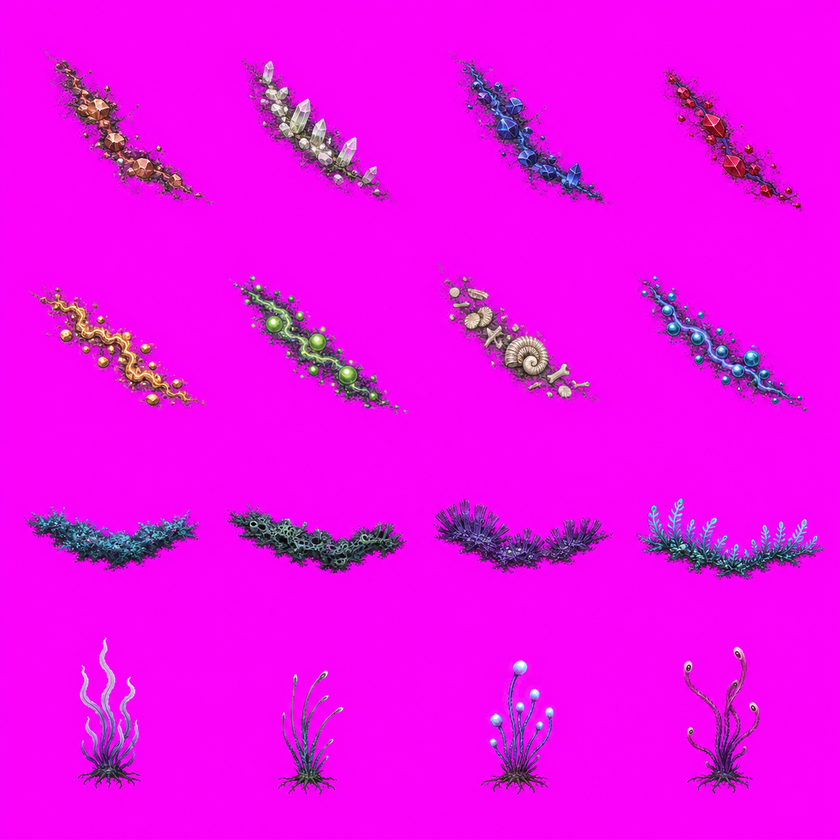
#> input picture tools/source-inbox/terrain-material-stamp-source.png, 840 x 840 px, shrunk from 1254 x 1254 before the run
$ python build_terrain_material_stamp_assets.py
#> lines starting #> are read from the running program, lines starting #| are printed output that depends on the picture; after the words box and inside, x2 and y2 are one past the last pixel; in counts of white or black regions, pixels touching at a corner belong together
#!/usr/bin/env python3
from __future__ import annotations

import json
from pathlib import Path

from PIL import Image, ImageFilter

ROOT = Path(__file__).resolve().parents[1]
SOURCE = ROOT / "tools" / "source-inbox" / "terrain-material-stamp-source.png"
GENERATED = ROOT / "public" / "assets" / "generated"
MANIFEST = ROOT / "public" / "assets" / "source" / "terrain-material-stamp-source-manifest.json"
KEY = (255, 0, 255)

ASSETS = [
    ("terrain-stamp-ore-copper", "ore", "copper mineral vein stamp"),
    ("terrain-stamp-ore-quartz", "ore", "quartz mineral vein stamp"),
    ("terrain-stamp-ore-cobalt", "ore", "cobalt mineral vein stamp"),
    ("terrain-stamp-ore-ruby", "ore", "ruby mineral vein stamp"),
    ("terrain-stamp-seam-gold", "ore", "gold mineral seam stamp"),
    ("terrain-stamp-seam-green", "ore", "green alien mineral seam stamp"),
    ("terrain-stamp-fossil-shell", "ore", "pale fossil shell inclusion stamp"),
    ("terrain-stamp-nodule-blue", "ore", "blue mineral nodule seam stamp"),
    ("terrain-stamp-fringe-teal", "fringe", "teal moss edge mat stamp"),
    ("terrain-stamp-fringe-brine", "fringe", "dark brine lichen edge mat stamp"),
    ("terrain-stamp-fringe-purple", "fringe", "purple fan fringe edge mat stamp"),
    ("terrain-stamp-fringe-cyan", "fringe", "cyan luminous fern edge mat stamp"),
    ("terrain-stamp-plant-glass", "plant", "glass kelp sprout stamp"),
    ("terrain-stamp-plant-brine", "plant", "brine grass sprout stamp"),
    ("terrain-stamp-plant-lumen", "plant", "lumen stalk sprout stamp"),
    ("terrain-stamp-plant-purple", "plant", "purple tendril sprout stamp"),
]


def chroma_to_alpha(img: Image.Image) -> Image.Image:
    img = img.convert("RGBA")
    pixels = img.load()
    for y in range(img.height):
        for x in range(img.width):
            r, g, b, a = pixels[x, y]
            dist = abs(r - KEY[0]) + abs(g - KEY[1]) + abs(b - KEY[2])
            if dist < 128:
                pixels[x, y] = (0, 0, 0, 0)
    return img


def trim_alpha(img: Image.Image) -> Image.Image:
    alpha = img.getchannel("A")
    bbox = alpha.getbbox()
    if not bbox:
        return Image.new("RGBA", (4, 4), (0, 0, 0, 0))
    left, top, right, bottom = bbox
    pad = 8
    return img.crop((
        max(0, left - pad),
        max(0, top - pad),
        min(img.width, right + pad),
        min(img.height, bottom + pad),
    ))


def main() -> None:
    if not SOURCE.exists():
        raise SystemExit(f"Missing source sheet: {SOURCE.relative_to(ROOT)}")
    GENERATED.mkdir(parents=True, exist_ok=True)
    MANIFEST.parent.mkdir(parents=True, exist_ok=True)
    sheet = Image.open(SOURCE).convert("RGBA")
    cols = 4
    rows = 4
    manifest = {
        "schema": "water9/terrain-material-stamp-source-sheet@1",
        "source": str(SOURCE.relative_to(ROOT)),
        "backgroundKey": "#ff00ff",
        "columns": cols,
        "rows": rows,
        "assets": [],
    }
    for index, (name, kind, description) in enumerate(ASSETS):
        col = index % cols
        row = index // cols
        left = round(col * sheet.width / cols)
        top = round(row * sheet.height / rows)
        right = round((col + 1) * sheet.width / cols)
        bottom = round((row + 1) * sheet.height / rows)
        crop = sheet.crop((left, top, right, bottom))
        sprite = trim_alpha(chroma_to_alpha(crop)).filter(ImageFilter.UnsharpMask(radius=0.8, percent=110, threshold=2))
        sprite.save(GENERATED / f"{name}.png")
        manifest["assets"].append({
            "name": name,
            "kind": kind,
            "description": description,
            "cell": {"column": col, "row": row},
            "file": f"public/assets/generated/{name}.png",
            "size": {"width": sprite.width, "height": sprite.height},
        })
#> this loop made 16 passes
#> pass 1, in main, `crop = sheet.crop((left, top, right, bottom))`:
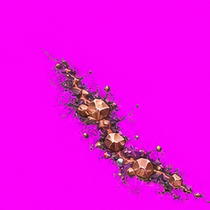
#> crop: PIL image 210x210 RGBA; mean R, G, B, A 236.9, 11.6, 231, 255
#> pass 1, in trim_alpha, `alpha = img.getchannel("A")`:
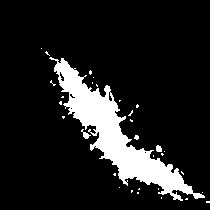
#> alpha: PIL image 210x210 L; 12.3% white; 32 white regions (29 under 20 px), largest, box (x1, y1, x2, y2) and area: (49, 57, 205, 201) 5184, (81, 129, 91, 139) 42, (156, 145, 162, 152) 35
#> pass 1, in main, `sprite = trim_alpha(chroma_to_alpha(crop)).filter(ImageFilter.UnsharpM..`:
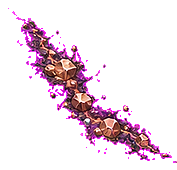
#> sprite: PIL image 177x170 RGBA; mean R, G, B, A 28.4, 13.3, 22, 46; transparent parts drawn white
#> pass 2, in main, `crop = sheet.crop((left, top, right, bottom))`:
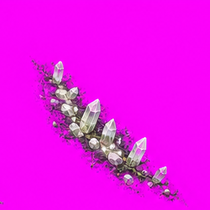
#> crop: PIL image 210x210 RGBA; mean R, G, B, A 237.3, 16.3, 234.9, 255
#> after the loop:
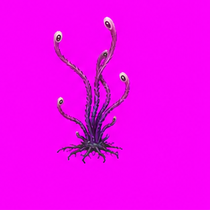
#> crop: PIL image 210x210 RGBA; mean R, G, B, A 242.6, 5.8, 240.9, 255
#> after the loop:
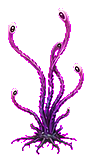
#> sprite: PIL image 92x163 RGBA; mean R, G, B, A 30.3, 10.2, 30.1, 51.2; transparent parts drawn white
    MANIFEST.write_text(f"{json.dumps(manifest, indent=2)}\n", encoding="utf8")


if __name__ == "__main__":
    main()
